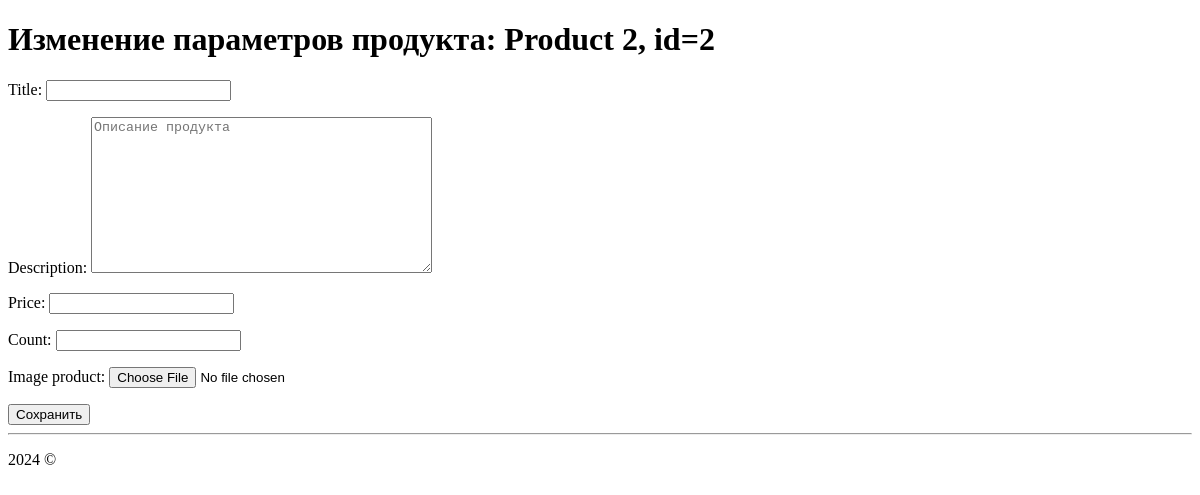
Before: /shop/product_form/2/ with the older database file.
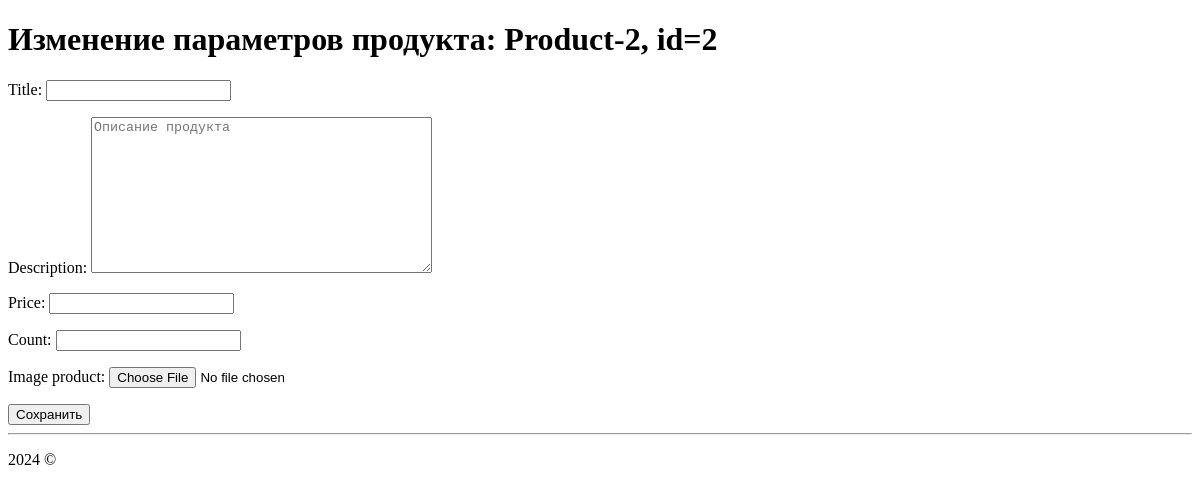
After: the same page with the newer database file.
### myapp2/models.py (models this page shows, shortened)
class Product(models.Model):
    title = models.CharField(max_length=100)
    description = models.TextField()
    price = models.DecimalField(max_digits=10, decimal_places=2)
    count = models.IntegerField()
    add_date = models.DateTimeField(auto_now_add=True)
    image_product = models.ImageField(upload_to="images/")

### myapp2/views.py (the view)
# urls.py: path('product_form/<int:id_product>/', views.product_form, name='product_form'),
def product_form(request, id_product: int):
    product = get_object_or_404(Product, pk=id_product)
    if request.method == "POST":
        form = ProductForm(request.POST, request.FILES)
        if form.is_valid():
            product.title = request.POST["title"]
            product.description = request.POST["description"]
            product.price = request.POST["price"]
            product.count = request.POST["count"]
            image_product = form.cleaned_data['image_product']
            fs = FileSystemStorage()
            fs.save(image_product.name, image_product)  # сохранение image на сервер
            if "image_product" in request.FILES:
                product.image_product = request.FILES["image_product"]  # запись Image в переменную БД
            product.save()
            return redirect("product", id_product=product.id)
    else:
        form = ProductForm()
    context = {
        "form": form,
        "product": product,
    }
    return render(request, "myapp2/product_form.html", context=context)

### myapp2/forms.py
class ProductForm(forms.Form):
    title = forms.CharField(max_length=100)
    description = forms.CharField(widget=forms.Textarea(attrs={"placeholder": "Описание продукта"}))
    price = forms.DecimalField(max_digits=10, decimal_places=2)
    count = forms.IntegerField()
    image_product = forms.ImageField(widget=forms.FileInput(attrs={"placeholder": "Изображение продукта"}))

### myapp2/templates/myapp2/product_form.html (shortened to what this page needs)
{% extends 'myapp2/base.html' %}
{% block content %}
<h1>Изменение параметров продукта: {{product.title}}, id={{product.id}}</h1>
<form action="" method="post" enctype="multipart/form-data">
    <p>{{ form.as_p }}</p>
    <input class="button btn-primary" type="submit" value="Сохранить">
</form>
{% endblock %}

Changed rows visible on the page:
changed Product id 2: title "Product 2" → "Product-2"
